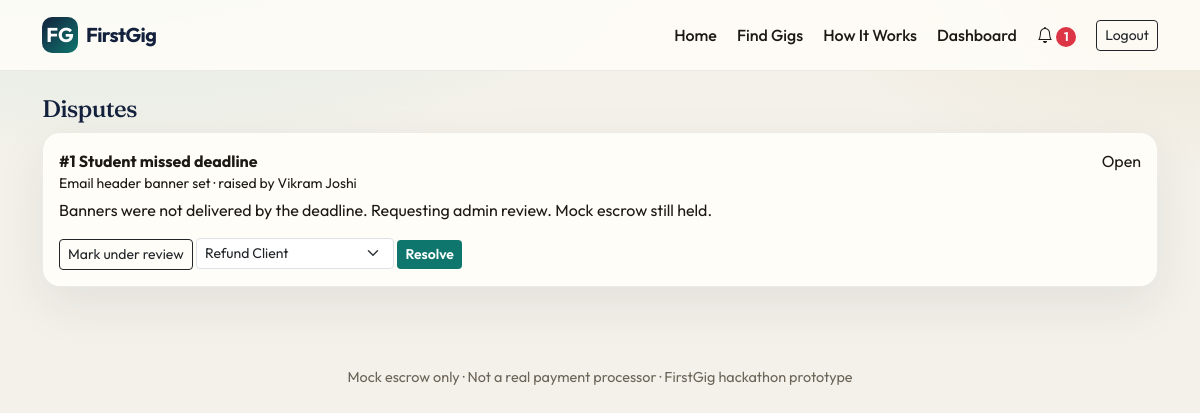
Page /admin/disputes (signed in) on the committed database.
### FIRSTGIG/models.py (models this page shows, shortened)
class Dispute(db.Model):
    __tablename__ = "disputes"
    id = db.Column(db.Integer, primary_key=True)
    project_id = db.Column(db.Integer, db.ForeignKey("projects.id"), nullable=False)
    raised_by = db.Column(db.Integer, db.ForeignKey("users.id"), nullable=False)
    reason = db.Column(db.String(120), nullable=False)
    description = db.Column(db.Text, nullable=False)
    evidence = db.Column(db.Text, default="")
    status = db.Column(db.String(30), default="Open")  # Open | Under Review | Resolved
    admin_decision = db.Column(db.String(80))
    created_at = db.Column(db.DateTime, default=datetime.utcnow)
    resolved_at = db.Column(db.DateTime)
    raiser = db.relationship("User", foreign_keys=[raised_by])

class Gig(db.Model):
    __tablename__ = "gigs"
    id = db.Column(db.Integer, primary_key=True)
    client_id = db.Column(db.Integer, db.ForeignKey("users.id"), nullable=False)
    title = db.Column(db.String(200), nullable=False)
    description = db.Column(db.Text, nullable=False)
    category = db.Column(db.String(80), nullable=False)
    required_skills = db.Column(db.Text, default="")
    budget = db.Column(db.Integer, nullable=False)
    deadline = db.Column(db.Date, nullable=False)
    difficulty = db.Column(db.String(20), default="Beginner")  # Beginner | Intermediate | Advanced
    status = db.Column(db.String(30), default="OPEN")  # OPEN | APPLIED | ASSIGNED | CLOSED | REMOVED
    requirements = db.Column(db.Text, default="")
    milestone_count = db.Column(db.Integer, default=1)
    created_at = db.Column(db.DateTime, default=datetime.utcnow)
    client = db.relationship("User", foreign_keys=[client_id])
    applications = db.relationship("Application", backref="gig", lazy="dynamic", cascade="all, delete-orphan")
    project = db.relationship("Project", backref="gig", uselist=False)

class User(UserMixin, db.Model):
    __tablename__ = "users"
    id = db.Column(db.Integer, primary_key=True)
    name = db.Column(db.String(120), nullable=False)
    email = db.Column(db.String(180), unique=True, nullable=False, index=True)
    password_hash = db.Column(db.String(255), nullable=False)
    role = db.Column(db.String(20), nullable=False, index=True)  # student | client | admin
    is_active_account = db.Column(db.Boolean, default=True)
    created_at = db.Column(db.DateTime, default=datetime.utcnow)
    student_profile = db.relationship("StudentProfile", backref="user", uselist=False, cascade="all, delete-orphan")
    client_profile = db.relationship("ClientProfile", backref="user", uselist=False, cascade="all, delete-orphan")
    notifications = db.relationship("Notification", backref="user", lazy="dynamic", cascade="all, delete-orphan")
    def is_student(self):
        return self.role == "student"
    def is_client(self):
        return self.role == "client"
    @property
    def is_active(self):
        return bool(self.is_active_account)

### FIRSTGIG/routes/admin.py (the view)
@admin_bp.route("/disputes")
@login_required
@role_required("admin")
def disputes_list():
    disputes = Dispute.query.order_by(Dispute.created_at.desc()).all()
    return render_template("admin/disputes.html", disputes=disputes)

### FIRSTGIG/services/notify.py (called while the page is built)
def mark_overdue_projects():
    open_statuses = ("IN_PROGRESS", "ASSIGNED", "SUBMITTED")
    projects = Project.query.filter(Project.status.in_(open_statuses)).all()
    changed = 0
    for p in projects:
        if p.deadline and p.deadline < datetime.utcnow().date():
            if p.status != "OVERDUE":
                p.status = "OVERDUE"
                notify(p.student_id, f"Project #{p.id} is overdue.", f"/projects/{p.id}")
                notify(p.client_id, f"Project #{p.id} is overdue.", f"/projects/{p.id}")
                changed += 1
    if changed:
        db.session.commit()
    return changed

### FIRSTGIG/templates/admin/disputes.html (shortened to what this page needs)
{% extends "base.html" %}
{% block content %}
<h1 class="page-title h4">Disputes</h1>
{% for d in disputes %}
<div class="card-fg p-3 mb-3">
  <div class="d-flex justify-content-between"><strong>#{{ d.id }} {{ d.reason }}</strong><span>{{ d.status }}</span></div>
  <p class="small mb-1">{{ d.project.gig.title }} · raised by {{ d.raiser.name }}</p>
  <p>{{ d.description }}</p>
  {% if d.status != 'Resolved' %}
  <form method="post" action="{{ url_for('admin.mark_review', dispute_id=d.id) }}" class="d-inline">
    <button class="btn btn-sm btn-outline-dark">Mark under review</button>
  </form>
  <form method="post" action="{{ url_for('admin.resolve', dispute_id=d.id) }}" class="d-inline">
    <select name="decision" class="form-select form-select-sm d-inline-block" style="width:auto">
      <option>Refund Client</option>
    </select>
    <button class="btn btn-sm btn-teal" data-confirm="Resolve this dispute?">Resolve</button>
  </form>
  {% else %}
    <p class="mb-0 text-success">Decision: {{ d.admin_decision }}</p>
  {% endif %}
</div>
{% endfor %}
{% endblock %}

### FIRSTGIG/static/css/style.css (style rules this page uses)
:root { --bg: #f4f1ea; --bg-2: #fffdf8; --ink: #1c1914; --muted: #6b6458; --line: rgba(28, 25, 20, 0.08); --teal: #0f766e; --teal-2: #14b8a6; --gold: #c4a35a; --navy: #14213d; --coral: #c45c26; --ok: #15803d; --warn: #b45309; --bad: #b91c1c; --shadow: 0 18px 50px rgba(20, 33, 61, 0.08); --radius: 18px; --font: "Outfit", system-ui, sans-serif; --serif: "Fraunces", Georgia, serif; }
* { box-sizing: border-box; }
html, body { margin: 0; padding: 0; }
body { font-family: var(--font); color: var(--ink); background: radial-gradient(1200px 500px at 10% -10%, rgba(20, 184, 166, 0.12), transparent 50%), radial-gradient(900px 400px at 100% 0%, rgba(196, 163, 90, 0.14), transparent 45%), var(--bg); min-height: 100vh; }
.btn-teal { background: var(--teal); color: #fff; border: 0; font-weight: 600; }
.card-fg { background: var(--bg-2); border: 1px solid var(--line); border-radius: var(--radius); box-shadow: var(--shadow); }
.page-title { font-family: var(--serif); letter-spacing: -0.03em; color: var(--navy); }

### rows in the picture
Dispute: id "1", reason "Student missed deadline", status "Open", project.gig "Email header banner set", raiser.name "Vikram Joshi", description "Banners were not delivered by the deadline. Requesting admin review. Mock escrow still held."

### other values in the picture
{{ unread_count }} "1"
